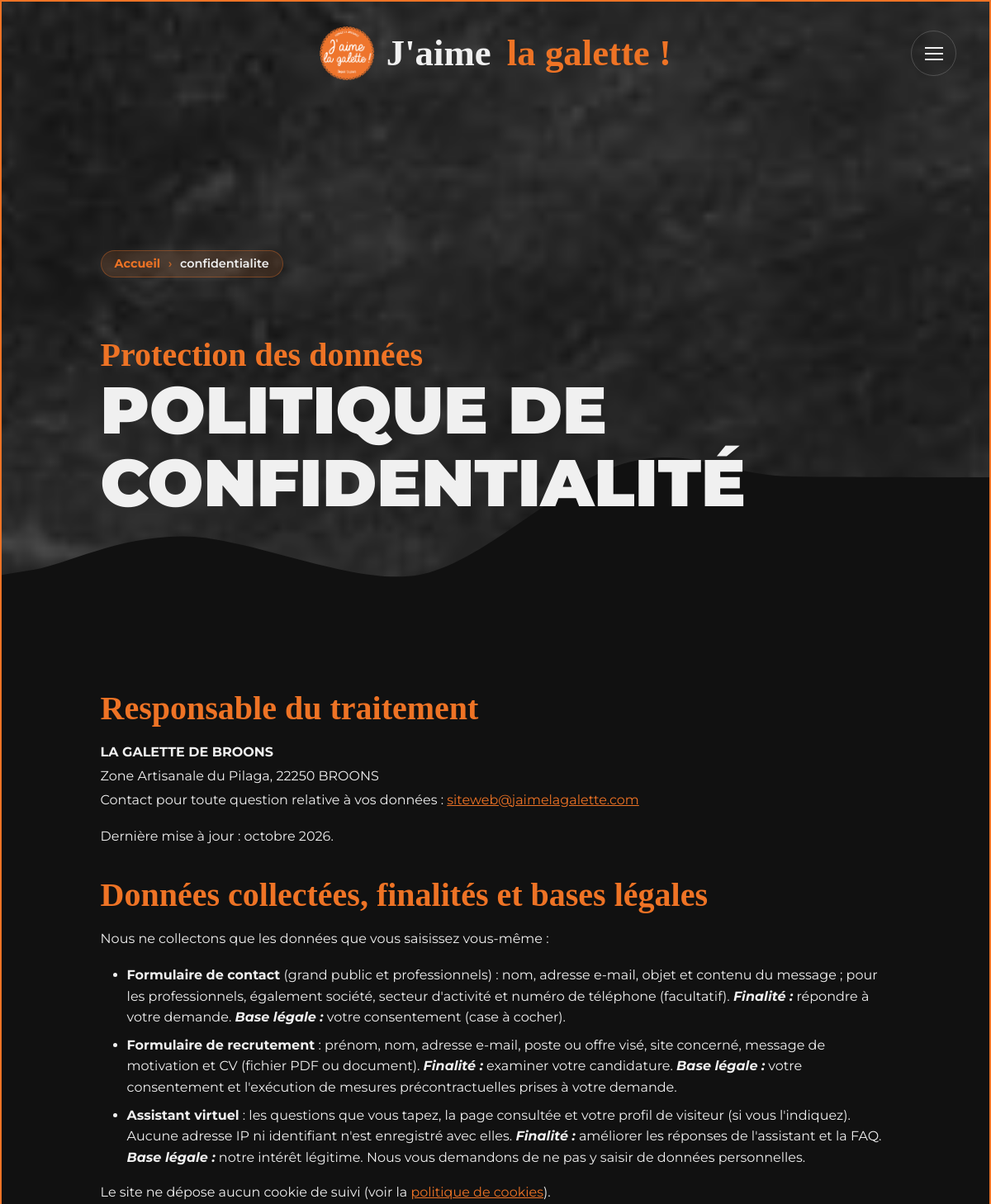
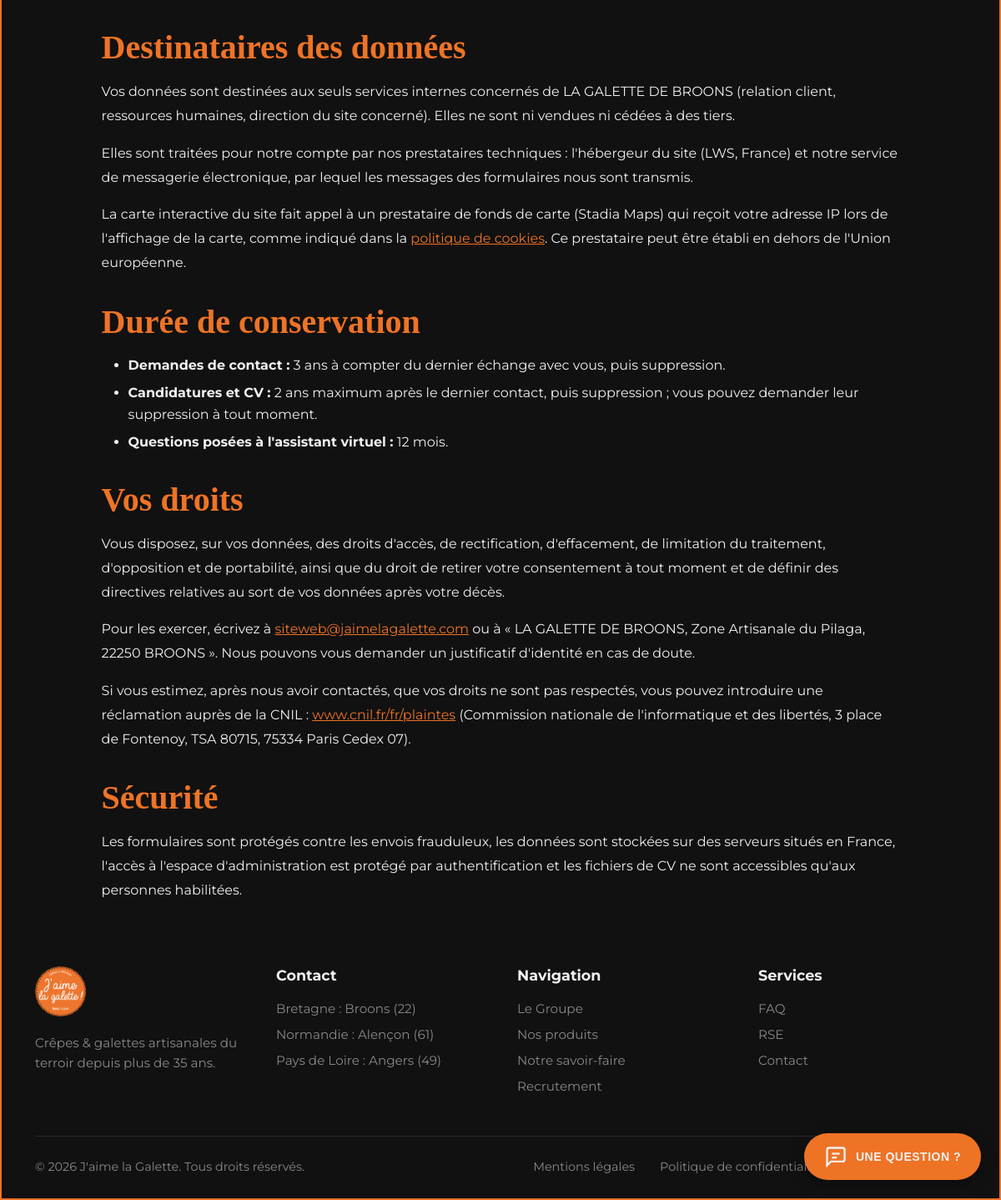
Screenshot of /jaimelagalette/pages/confidentialite/index.php with the database file from the repository (2 pictures, top to bottom).
### tables this page shows
CREATE TABLE footer (
    id INT AUTO_INCREMENT PRIMARY KEY,
    logo VARCHAR(255),
    alt_logo VARCHAR(255),
    description TEXT,
    copyright VARCHAR(255)
);

CREATE TABLE partial_Intro (
    id INT AUTO_INCREMENT PRIMARY KEY,
    sous_titre VARCHAR(255),
    titre VARCHAR(255) NOT NULL,
    citation TEXT,
    contenu TEXT,
    nom_page VARCHAR(100) NOT NULL,
    image_fond VARCHAR(255),
    alt_fond VARCHAR(255),
    image_mascotte VARCHAR(255),
    alt_mascotte VARCHAR(255),
    marque_id INT DEFAULT NULL,
    KEY fk_intro_marque (marque_id),
    CONSTRAINT fk_intro_marque FOREIGN KEY (marque_id) REFERENCES marque (id) ON DELETE SET NULL ON UPDATE CASCADE
);

CREATE TABLE legal_Section (
    id INT AUTO_INCREMENT PRIMARY KEY,
    partial_legal_id INT NOT NULL,
    titre VARCHAR(255) NOT NULL,
    contenu TEXT NOT NULL,
    ordre INT DEFAULT 0,
    CONSTRAINT fk_legal_section FOREIGN KEY (partial_legal_id) REFERENCES partial_Legal (id) ON DELETE CASCADE ON UPDATE CASCADE
);

CREATE TABLE footer_lien (
    id INT AUTO_INCREMENT PRIMARY KEY,
    footer_id INT NOT NULL,
    categorie VARCHAR(100) NOT NULL,
    label VARCHAR(100) NOT NULL,
    lien VARCHAR(255) NOT NULL,
    ordre INT DEFAULT 0,
    CONSTRAINT fk_footer_lien FOREIGN KEY (footer_id) REFERENCES footer (id) ON DELETE CASCADE ON UPDATE CASCADE
);

CREATE TABLE footer_legal (
    id INT AUTO_INCREMENT PRIMARY KEY,
    footer_id INT NOT NULL,
    label VARCHAR(100) NOT NULL,
    lien VARCHAR(255) NOT NULL,
    ordre INT DEFAULT 0,
    CONSTRAINT fk_footer_legal FOREIGN KEY (footer_id) REFERENCES footer (id) ON DELETE CASCADE ON UPDATE CASCADE
);

### jaimelagalette/app/partials/legal.php (the view)
<?php
static $legalStyleLoaded = false;
if (!$legalStyleLoaded): $legalStyleLoaded = true;
?>
<link rel="stylesheet" href="/assets/css/page/legal/legal.css">
<?php endif; ?>
<?php
if (!empty($legalSections)): ?>
<section id="legal" class="section">
    <div class="contenu">
        <?php
        foreach ($legalSections as $section): ?>
        <h3><?= htmlspecialchars($section['titre']) ?></h3>
        <?= $section['contenu'] ?>
        <?php
        endforeach; ?>
    </div>
</section>
<?php endif; ?>

### jaimelagalette/app/partials/head.php (shortened to what this page needs)
<!DOCTYPE html>
<html lang="fr">
<head>
    <link rel="stylesheet" href="<?= BASE_URL ?>assets/css/style.css">
</head>
<body>

### jaimelagalette/app/partials/header.php (shortened to what this page needs)
<?php
static $headerStyleLoaded = false;
if (!$headerStyleLoaded): $headerStyleLoaded = true;
?>
<link rel="stylesheet" href="/assets/css/partials/header/header.css">
<?php endif; ?>
<header>
    <div>
        <a href="/">
            <?php
            if (!empty($footer['logo'])): ?>
            <img src="<?= htmlspecialchars($footer['logo']) ?>" alt="Logo J'aime la Galette" loading="eager">
            <?php
            else: ?>
            <img src="/assets/images/logo_jaimelagalette.png" alt="Logo J'aime la Galette" loading="eager">
            <?php
            endif; ?>
            <span>
                <span>J'aime</span>
                <span>la galette !</span>
            </span>
        </a>
        <button class="burger-btn" id="burgerBtn" aria-label="Ouvrir le menu" aria-expanded="false"
            aria-controls="navModal">
            <span></span>
            <span></span>
            <span></span>
        </button>
    </div>
</header>

### jaimelagalette/pages/confidentialite/index.php (shortened to what this page needs)
<?php
require_once __DIR__ . '/../../app/config/database.php';
$footer      = $pdo->query("SELECT * FROM footer WHERE id = 1")->fetch();
$footerLiens = $pdo->query("SELECT * FROM footer_lien WHERE footer_id = 1 ORDER BY categorie, ordre")->fetchAll();
$footerLegal = $pdo->query("SELECT * FROM footer_legal WHERE footer_id = 1 ORDER BY ordre")->fetchAll();
$intro = $pdo->query("SELECT * FROM partial_Intro WHERE nom_page = 'confidentialite'")->fetch();
$legal = $pdo->query("
    SELECT ls.id, ls.titre, ls.contenu, ls.ordre
    FROM partial_Legal pl
    JOIN legal_Section ls ON ls.partial_legal_id = pl.id
    WHERE pl.nom_page = 'confidentialite'
    ORDER BY ls.ordre
")->fetchAll();
include PARTIALS . 'head.php';
include PARTIALS . 'header.php';
?>
<main>
    <?php include PARTIALS . 'intro.php'; ?>
    <?php $legalSections = $legal; ?>
    <?php include PARTIALS . 'legal.php'; ?>
</main>
<?php
include PARTIALS . 'footer.php';
include PARTIALS . 'chatbot-widget.php';

### jaimelagalette/app/partials/intro.php (shortened to what this page needs)
<?php
static $introStyleLoaded = false;
if (!$introStyleLoaded): $introStyleLoaded = true;
?>
<link rel="stylesheet" href="/assets/css/partials/intro/intro.css">
<?php endif; ?>
<?php
if (!empty($intro)): ?>
<section id="intro">
    <div class="fil_ariane">
        <nav aria-label="Fil d'Ariane">
            <a href="/">Accueil</a>
            <span class="sep" aria-hidden="true">›</span>
            <span aria-current="page"><?= htmlspecialchars($intro['nom_page']) ?></span>
        </nav>
    </div>
    <div class="titre">
        <h3><?= htmlspecialchars($intro['sous_titre']) ?></h3>
        <h2><?= htmlspecialchars($intro['titre']) ?></h2>
    </div>
    <img src="/assets/images/intro/vague_intro.svg" class="vague_intro" alt="Image d'une vague stylisée">
</section>
<?php endif; ?>

### jaimelagalette/app/partials/footer.php
<?php
static $footerStyleLoaded = false;
if (!$footerStyleLoaded): $footerStyleLoaded = true;
?>
<link rel="stylesheet" href="/assets/css/partials/footer/footer.css">
<?php endif; ?>
<footer class="site-footer">
    <div class="footer-container">
        <div class="footer-top">
            <div class="footer-brand">
                <?php
                if (!empty($footer['logo'])): ?>
                <div class="brand-logo-group">
                    <img src="<?= htmlspecialchars($footer['logo']) ?>" alt="Logo" class="footer-logo">
                </div>
                <h2><?= htmlspecialchars($footer['description']) ?></h2>
                <?php
                endif; ?>
            </div>
            <?php
            if (!empty($footerLiens)):
                $liensParCategorie = [];
                foreach ($footerLiens as $lien) {
                    $categorie = $lien['categorie'];
                    $liensParCategorie[$categorie][] = $lien;
                }
            ?>
            <?php
            foreach ($liensParCategorie as $categorie => $liens): ?>
            <div class="footer-section">
                <h3><?= htmlspecialchars($categorie) ?></h3>
                <div class="footer-links">
                    <?php
                    foreach ($liens as $lien):
                        if (!empty($lien['lien'])): ?>
                    <a href="<?= htmlspecialchars($lien['lien']) ?>">
                        <?= htmlspecialchars($lien['titre'] ?? $lien['label'] ?? '') ?>
                    </a>
                    <?php
                        endif;
                    endforeach; ?>
                </div>
            </div>
            <?php
            endforeach; ?>
            <?php
            endif; ?>
        </div>
        <hr class="footer-divider">
        <div class="footer-bottom">
            <?php
            if (!empty($footer['copyright'])): ?>
            <p class="footer-copyright"><?= nl2br(htmlspecialchars($footer['copyright'])) ?></p>
            <?php
            endif; ?>
            <?php
            if (!empty($footerLegal)): ?>
            <div class="footer-legal">
                <?php
                foreach ($footerLegal as $legal):
                    if (!empty($legal['lien'])): ?>
                <a href="<?= htmlspecialchars($legal['lien']) ?>">
                    <?= htmlspecialchars($legal['titre'] ?? $legal['label'] ?? '') ?>
                </a>
                <?php
                    elseif (!empty($legal['contenu'])): ?>
                <span><?= htmlspecialchars($legal['contenu']) ?></span>
                <?php
                    endif;
                endforeach; ?>
            </div>
            <?php
            endif; ?>
        </div>
    </div>
</footer>

### jaimelagalette/app/partials/chatbot-widget.php (shortened to what this page needs)
<?php
static $chatbotWidgetStyleLoaded = false;
if (!$chatbotWidgetStyleLoaded): $chatbotWidgetStyleLoaded = true; ?>
<link rel="stylesheet" href="/assets/css/partials/chatbot-widget/chatbot.css">
<?php endif; ?>
<div id="chatbot-widget" class="chatbot-widget" data-page="<?= htmlspecialchars($_SERVER['REQUEST_URI'] ?? '/', ENT_QUOTES, 'UTF-8') ?>">
  <button id="chatbot-toggle" class="chatbot-toggle" aria-expanded="false" aria-label="Ouvrir l'assistant virtuel">
    <span class="chatbot-toggle-label">Une question ?</span>
  </button>
</div>
</body>
</html>

### jaimelagalette/public/assets/css/style.css (style rules this page uses)
* { margin: 0; padding: 0; box-sizing: border-box; }
html, body { height: 100%; overflow-x: hidden; }
body { font-family: "Montserrat", sans-serif; background-image: url("/assets/images/hero-bg.jpg"); background-repeat: no-repeat; background-position: center; background-size: cover; position: relative; color: #F0F0F0; border: #EE7325 2px solid; }
img { max-width: 100%; height: auto; }
h1, h2 { text-transform: uppercase; }
h3 { font-family: "Dancing Script", bold; font-size: 40px; }
.titre { text-align: left; margin-left: 0; }
.titre h3 { color: #EE7325; }
.titre h2 { font-size: 80px; font-weight: 900; line-height: 1.1; }
p { line-height: 1.6; text-align: left; }
button { display: inline-block; width: fit-content; padding: 10px 20px; font-weight: 700; text-transform: uppercase; font-size: 16px; border-radius: 4px; border: none; cursor: pointer; transition: 0.3s; background-color: #EE7325; color: #F0F0F0; white-space: nowrap; }
main { display: flex; flex-direction: column; gap: 0; }
section { min-height: 100vh; height: 100vh; width: 100%; display: flex; flex-direction: column; justify-content: center; position: relative; box-sizing: border-box; gap: 70px; }
section div { padding: 0 10%; }
img[class*=vague] { margin-bottom: -2px; }

### jaimelagalette/public/assets/css/partials/header/header.css (style rules this page uses)
header { position: absolute; top: 0; left: 0; width: 100%; background: transparent; z-index: 1000; padding: 30px 40px; }
header > div { display: flex; justify-content: center; align-items: center; width: 100%; max-width: 1400px; margin: 0 auto; position: relative; }
header > div > button.burger-btn { background: rgba(240, 240, 240, 0.02) !important; background-color: transparent !important; color: #F0F0F0 !important; text-transform: none !important; font-weight: normal !important; border-radius: 50% !important; padding: 0 !important; position: absolute; right: 0; border: 1px solid rgba(240, 240, 240, 0.2) !important; width: 55px; height: 55px; display: flex; flex-direction: column; justify-content: center; align-items: center; gap: 5px; cursor: pointer; transition: all 0.3s ease; }
header > div > button.burger-btn span { display: block; width: 22px; height: 2px; background-color: #F0F0F0; transition: all 0.3s ease; }
header > div > a { display: flex; align-items: center; gap: 15px; text-decoration: none; }
header > div > a img { height: 65px; width: auto; display: block; }
header > div > a > span { font-family: "Dancing Script", cursive; font-size: 2.8rem; font-weight: 700; text-transform: none; line-height: 1; display: inline-block; }
header > div > a > span > span:first-child { color: #F0F0F0; margin-right: 8px; }
header > div > a > span > span:last-child { color: #EE7325; }

### jaimelagalette/public/assets/css/partials/intro/intro.css (style rules this page uses)
#intro { padding-top: 8rem; }
#intro .fil_ariane nav { display: inline-flex; flex-wrap: wrap; align-items: center; gap: 0.4rem 0.6rem; max-width: 100%; box-sizing: border-box; padding: 0.4rem 1rem; background: rgba(238, 115, 37, 0.12); border: 1px solid rgba(238, 115, 37, 0.35); border-radius: 999px; font-family: "Montserrat", blackitalic; font-size: 0.9rem; font-weight: 600; line-height: 1.3; }
#intro .fil_ariane a { color: #EE7325; font-weight: 700; text-decoration: none; }
#intro .fil_ariane .sep { color: #EE7325; opacity: 0.7; }
#intro .fil_ariane [aria-current=page] { color: #F0F0F0; min-width: 0; overflow-wrap: anywhere; }
#intro img.vague_intro { position: absolute; bottom: 0; left: 0; width: 100%; height: auto; z-index: -1; pointer-events: none; }

### jaimelagalette/public/assets/css/page/legal/legal.css (style rules this page uses)
#legal.section { min-height: auto; height: auto; gap: 0; display: block; background-color: #111111; }
#legal.section .contenu h3 { color: #EE7325; font-family: "Dancing Script", bold; font-size: 40px; margin-top: 2rem; margin-bottom: 1rem; }
#legal.section .contenu p { margin-bottom: 1rem; line-height: 1.8; }
#legal.section .contenu ul { margin-left: 2rem; margin-bottom: 1rem; }
#legal.section .contenu ul li { margin-bottom: 0.5rem; line-height: 1.6; }
#legal.section .contenu a { color: #EE7325; text-decoration: underline; }
#legal.section .contenu strong { color: #F0F0F0; }

### rows the page displays
footer: logo (picture), description "Crêpes & galettes artisanales du terroir depuis plus de 35 ans.", copyright "© 2026 J'aime la Galette. Tous droits réservés."
partial_intro: nom_page "confidentialite", sous_titre "Protection des données", titre "POLITIQUE DE CONFIDENTIALITÉ"
legal_section: titre "Responsable du traitement", contenu "LA GALETTE DE BROONS Zone Artisanale du Pilaga, 22250 BROONS Contact pour toute question relative à vos données : siteweb@jaimelagalette.com Dernière mise à jour : octobre 2026."
legal_section: titre "Données collectées, finalités et bases légales", contenu "Nous ne collectons que les données que vous saisissez vous-même : Formulaire de contact (grand public et professionnels) : nom, adresse e-mail, objet et contenu du message ; pour les professionnels, également société, secteur d'activité et numéro de téléphone (facultatif). Finalité : répondre à votre demande. Base légale : votre consentement (case à cocher). Formulaire de recrutement : prénom, nom, adresse e-mail, poste ou offre visé, site concerné, message de motivation et CV (fichier PDF ou document). Finalité : examiner votre candidature. Base légale : votre consentement et l'exécution de mesures précontractuelles prises à votre demande. Assistant virtuel : les questions que vous tapez,…"
legal_section: titre "Destinataires des données", contenu "Vos données sont destinées aux seuls services internes concernés de LA GALETTE DE BROONS (relation client, ressources humaines, direction du site concerné). Elles ne sont ni vendues ni cédées à des tiers. Elles sont traitées pour notre compte par nos prestataires techniques : l'hébergeur du site (LWS, France) et notre service de messagerie électronique, par lequel les messages des formulaires nous sont transmis. La carte interactive du site fait appel à un prestataire de fonds de carte (Stadia Maps) qui reçoit votre adresse IP lors de l'affichage de la carte, comme indiqué dans la politique de cookies . Ce prestataire peut être établi en dehors de l'Union européenne."
legal_section: titre "Durée de conservation", contenu "Demandes de contact : 3 ans à compter du dernier échange avec vous, puis suppression. Candidatures et CV : 2 ans maximum après le dernier contact, puis suppression ; vous pouvez demander leur suppression à tout moment. Questions posées à l'assistant virtuel : 12 mois."
legal_section: titre "Vos droits", contenu "Vous disposez, sur vos données, des droits d'accès, de rectification, d'effacement, de limitation du traitement, d'opposition et de portabilité, ainsi que du droit de retirer votre consentement à tout moment et de définir des directives relatives au sort de vos données après votre décès. Pour les exercer, écrivez à siteweb@jaimelagalette.com ou à « LA GALETTE DE BROONS, Zone Artisanale du Pilaga, 22250 BROONS ». Nous pouvons vous demander un justificatif d'identité en cas de doute. Si vous estimez, après nous avoir contactés, que vos droits ne sont pas respectés, vous pouvez introduire une réclamation auprès de la CNIL : www.cnil.fr/fr/plaintes (Commission nationale de l'informatique et des…"
legal_section: titre "Sécurité", contenu "Les formulaires sont protégés contre les envois frauduleux, les données sont stockées sur des serveurs situés en France, l'accès à l'espace d'administration est protégé par authentification et les fichiers de CV ne sont accessibles qu'aux personnes habilitées."
footer_lien: label "Bretagne : Broons (22)"
footer_lien: label "Normandie : Alençon (61)"
footer_lien: label "Pays de Loire : Angers (49)"
footer_lien: label "Le Groupe"
footer_lien: label "Nos produits"
footer_lien: label "Notre savoir-faire"
footer_lien: label "Recrutement"
footer_lien: categorie "Services", label "Contact"
footer_lien: label "FAQ"
footer_lien: label "RSE"
footer_legal: label "Mentions légales"
footer_legal: label "Politique de confidentialité"

### other values shown
$categorie "Contact"
$categorie "Navigation"
